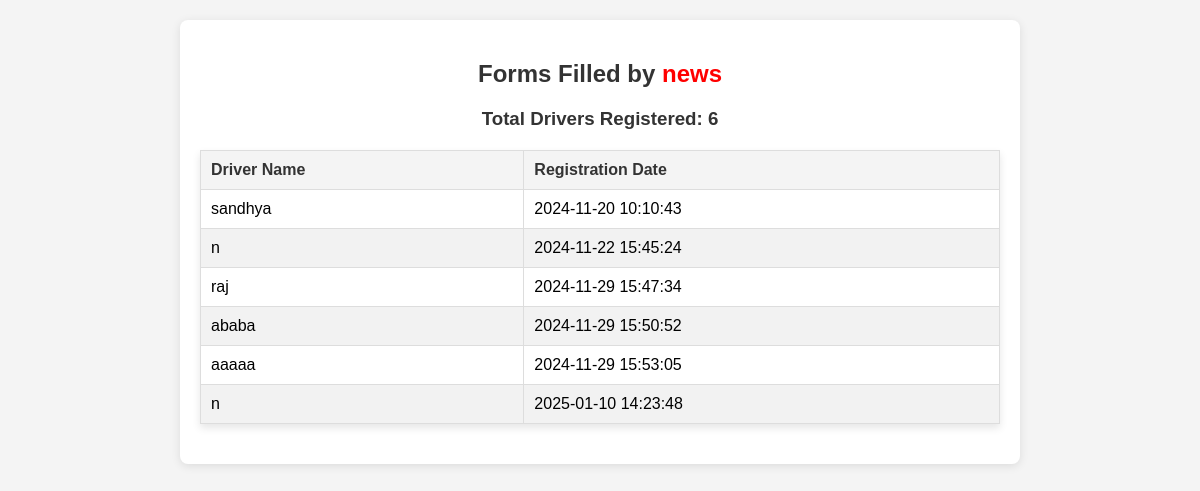
The page /admin/record1.php (signed in) on the database its author committed.
### tables this page shows
CREATE TABLE `driver_info` (
  `id` int(11) NOT NULL,
  `driver_mode` varchar(50) NOT NULL,
  `driver_name` varchar(255) NOT NULL,
  `driver_photo` varchar(255) NOT NULL,
  `phone` varchar(15) NOT NULL,
  `dl_number` varchar(50) NOT NULL,
  `area_postal_code` varchar(10) NOT NULL,
  `address` text NOT NULL,
  `license_expiry` date NOT NULL,
  `vehicle_type` varchar(50) NOT NULL,
  `signature_file` varchar(255) DEFAULT NULL,
  `signature_data` text DEFAULT NULL,
  `registration_date` datetime DEFAULT current_timestamp(),
  `staff_id` varchar(50) NOT NULL
);

### admin/record1.php (the view, shortened to what this page needs)
<?php
include 'conn.php';
$staff_id = $_SESSION['staff_id'];
$total_registered_by_staff = 0;
$query = "SELECT COUNT(*) AS total FROM driver_info WHERE staff_id = ?";
$stmt = $conn->prepare($query);
$stmt->bind_param("s", $staff_id);
$stmt->execute();
$result = $stmt->get_result();
if ($result && $row = $result->fetch_assoc()) {
    $total_registered_by_staff = $row['total'];
}
$drivers_data = [];
$query = "SELECT driver_name, registration_date FROM driver_info WHERE staff_id = ?";
$stmt = $conn->prepare($query);
$stmt->bind_param("s", $staff_id);
$stmt->execute();
$result = $stmt->get_result();
while ($row = $result->fetch_assoc()) {
    $drivers_data[] = $row;
}
?>
<!DOCTYPE html>
<html lang="en">
<head>
    <link rel="stylesheet" href="css/admin.css">
</head>
<body>
    <div class="content">
        <h2>Forms Filled by <b style="color:red;">
                <?php echo htmlspecialchars($_SESSION['staff_name']); ?></b>
        </h2>
        <h3>Total Drivers Registered: <?php echo htmlspecialchars($total_registered_by_staff); ?></h3>
        <?php if (!empty($drivers_data)) { ?>
            <table>
                <thead>
                    <tr>
                        <th>Driver Name</th>
                        <th>Registration Date</th>
                    </tr>
                </thead>
                <tbody>
                    <?php foreach ($drivers_data as $driver) { ?>
                        <tr>
                            <td><?php echo htmlspecialchars($driver['driver_name']); ?></td>
                            <td><?php echo htmlspecialchars($driver['registration_date']); ?></td>
                        </tr>
                    <?php } ?>
                </tbody>
            </table>
        <?php } else { ?>
            <p style="text-align: center; color: #666;">No drivers registered yet.</p>
        <?php } ?>
    </div>
</body>
</html>

### css/admin.css (style rules this page uses)
body { margin: 0; padding: 0; }
thead th { background-color: #D91A21; color: white; padding: 15px 30px; text-align: left; }
tbody td { padding: 12px; border-bottom: 1px solid #ddd; }
tbody tr:nth-child(even) { background-color: #f2f2f2; }
@media (min-width: 1025px) and (max-width: 1300px) { table { border-collapse: collapse; margin-top: 20px; background-color: white; box-shadow: 0 4px 8px rgba(0, 0, 0, 0.1); } }

### admin/record1.php (style rules this page uses)
body { font-family: Arial, sans-serif; margin: 0; padding: 0; background-color: #f4f4f4; }
.content { margin: 20px auto; padding: 20px; background-color: #fff; border-radius: 8px; box-shadow: 0 2px 10px rgba(0, 0, 0, 0.1); max-width: 800px; width: 100%; }
table { width: 100%; border-collapse: collapse; margin: 20px 0; }
table th, table td { padding: 10px; text-align: left; border: 1px solid #ddd; }
table th { background-color: #f4f4f4; color: #333; }
h2, h3 { text-align: center; color: #333; }
h2 { margin-bottom: 20px; }

### rows shown on the page
driver_info: driver_name "sandhya", registration_date "2024-11-20 10:10:43"
driver_info: driver_name "n", registration_date "2024-11-22 15:45:24"
driver_info: driver_name "raj", registration_date "2024-11-29 15:47:34"
driver_info: driver_name "ababa", registration_date "2024-11-29 15:50:52"
driver_info: driver_name "aaaaa", registration_date "2024-11-29 15:53:05"
driver_info: driver_name "n", registration_date "2025-01-10 14:23:48"

### other values the page prints
$_SESSION['staff_name'] "news"
$total_registered_by_staff "6"
